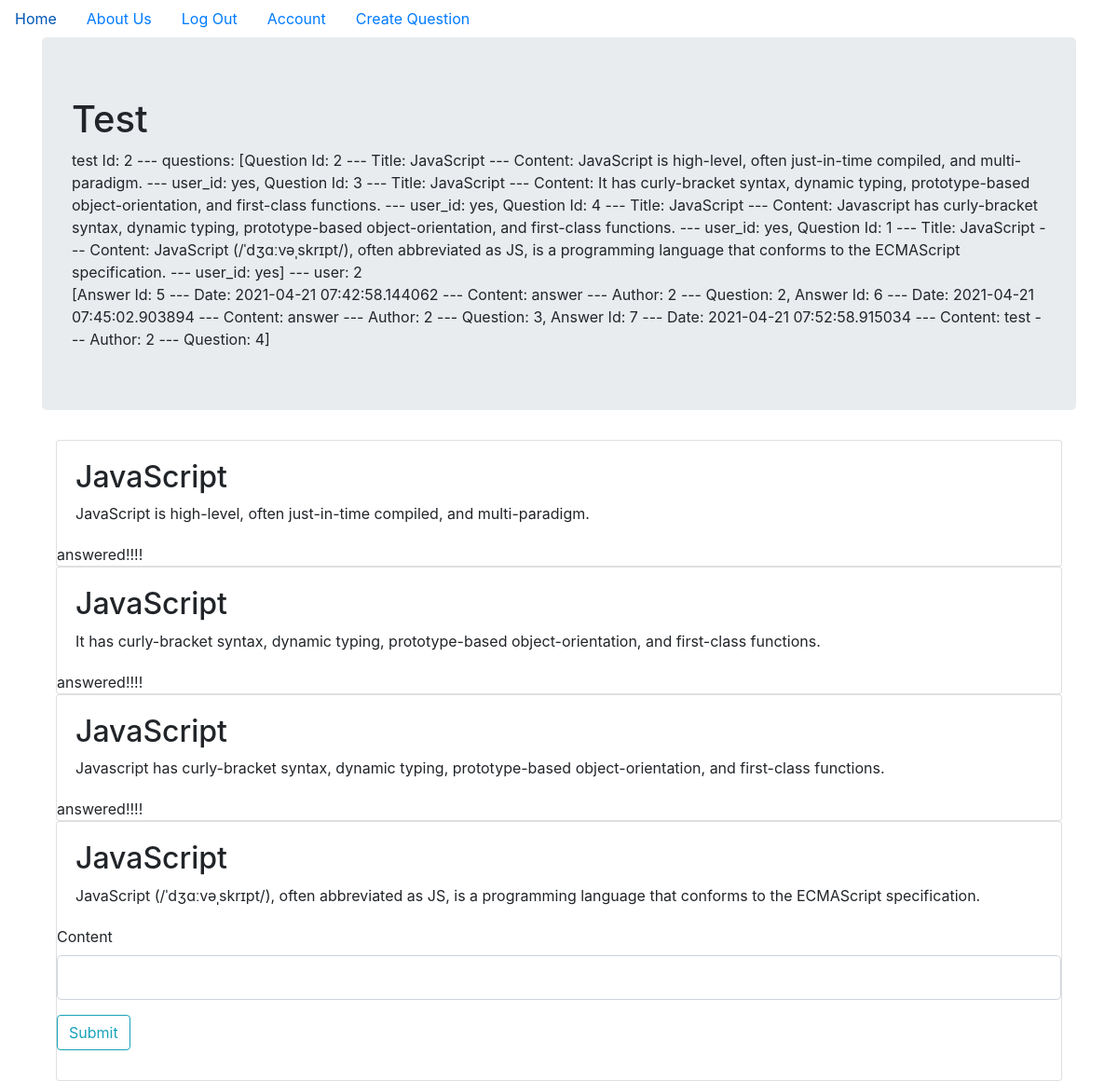
The app's page /test/2 (signed in) with its own data.
### OnlineAssessment/models.py (models this page shows, shortened)
class Test(db.Model):
    __tablename__ = 'tests'
    id = db.Column(db.Integer, primary_key=True)
    user_id = db.Column(db.Integer, db.ForeignKey('users.id'), nullable=False)
    date = db.Column(db.DateTime, nullable=False, default=datetime.utcnow)
    questions = db.relationship('Question', secondary=test_question_relation, backref=db.backref(
        'questions_tests', lazy='dynamic'))
    answers = db.relationship('Answer', backref='test_answers', lazy=True)
    finish = db.Column(db.Boolean, default=False, nullable=False)
    def __repr__(self):
        return f"test Id: {self.id} --- questions: {self.questions} --- user: {self.user_id} "

class Question(db.Model):
    __tablename__ = 'questions'
    id = db.Column(db.Integer, primary_key=True)
    title = db.Column(db.String(140), nullable=False)
    content = db.Column(db.String(140), nullable=False)
    answers = db.relationship('Answer', backref='question', lazy=True)
    correct_answer = db.Column(db.String(140), nullable=False)
    def __repr__(self):
        return f"Question Id: {self.id} --- Title: {self.title} --- Content: {self.content} --- user_id: {self.correct_answer}"

class Answer(db.Model):
    __tablename__ = 'answers'
    id = db.Column(db.Integer, primary_key=True)
    user_id = db.Column(db.Integer, db.ForeignKey('users.id'), nullable=False)
    question_id = db.Column(db.Integer, db.ForeignKey(
        'questions.id'), nullable=False)
    date = db.Column(db.DateTime, nullable=False, default=datetime.utcnow)
    content = db.Column(db.String(140), nullable=False)
    finish = db.Column(db.Boolean, default=False, nullable=False)
    test_id = db.Column(db.Integer, db.ForeignKey('tests.id'), nullable=False)
    def __repr__(self):
        return f"Answer Id: {self.id} --- Date: {self.date} --- Content: {self.content} --- Author: {self.user_id} --- Question: {self.question_id}"

### OnlineAssessment/tests/views.py (the view, shortened to what this page needs)
@tests.route('/test/<int:test_id>', methods=['GET', 'POST'])
@login_required
def test(test_id):
    test = Test.query.get_or_404(test_id)
    answers = Answer.query.filter_by(test_id=test_id).all()
    form = AnswerForm()
    return render_template('test.html', test=test, form=form, answers=answers)

### OnlineAssessment/tests/forms.py
class AnswerForm(FlaskForm):
    question = IntegerField('Question', validators=[DataRequired()])
    content = StringField(
        'Content', validators=[DataRequired()])
    submit = SubmitField('Submit')

### OnlineAssessment/__init__.py (called while the page is built)
def checkAnswer(answers, question):
    flag = False
    if len(answers) > 0:
        for answer in answers:
            if answer.question_id == question.id:
                flag = True
    return flag

### OnlineAssessment/models.py (called while the page is built)
@login_manager.user_loader
def load_user(user_id):
    return User.query.get(user_id)

### OnlineAssessment/templates/test.html (shortened to what this page needs)
{% extends "base.html" %}
{% block content %}
<div class="jumbotron">
	<h1>Test</h1>
	<div>{{test}}</div>
	<div>{{answers}}</div>
</div>
<div class="container">
	{% for question in test.questions %}
	<div class="card">
		<div class="card-body">
			<h2>{{ question.title }}
			</h2>
			<p class="card-text">{{ question.content }}</p>
		</div>
		{% if checkAnswer(answers, question)%}
		<span>answered!!!!</span>
		{% else %}
		<form class="form-group" method="POST">
			<div class="form-group">
				{{ form.content.label(class="form-control-label") }}
				{{ form.content(class="form-control form-control-lg ") }}
			</div>
			<div class="form-group">
				{{ form.submit(class="btn btn-outline-info") }}
			</div>
		</form>
		{% endif %}
	</div>
	{% endfor %}
</div>
{% endblock %}

### OnlineAssessment/templates/base.html (shortened to what this page needs)
<!DOCTYPE html>
<html>
<head>
	<link rel="stylesheet" href="https://maxcdn.bootstrapcdn.com/bootstrap/4.0.0/css/bootstrap.min.css"
>
</head>
<body>
	<ul class="nav">
		<li class="nav-item">
			<a class="nav-link" href="{{ url_for('core.index') }}">Home</a>
		</li>
		<li class="nav-item">
			<a class="nav-link" href="{{ url_for('core.info') }}">About Us</a>
		</li>
		{% if current_user.is_authenticated %}
		<li class="nav-link"><a href="{{ url_for('users.logout') }}">Log Out</a></li>
		<li class="nav-link"><a href="{{ url_for('users.account') }}">Account</a></li>
		{% if current_user.role == 'ADMIN' %}
		<li class="nav-link"><a href="{{ url_for('questions.create_question') }}">Create Question</a></li>
		{% endif %}
		{% else %}
		<li class="nav-link"><a href="{{ url_for('users.login') }}">Log In</a></li>
		<li class="nav-link"><a href="{{ url_for('users.register') }}">Register</a></li>
		{% endif %}
	</ul>
	<div class="container">
		{% block content %}
		{% endblock %}
	</div>
</body>
</html>

### records on screen
Test: id+user "test Id: 2 --- questions: [Question Id: 2 --- Title: JavaScript --- Content: JavaScript is high-level, often just-in-time compiled, and multi-paradigm. --- user_id: yes, Question Id: 3 --- Title: JavaScript --- Content: It has curly-bracket syntax, dynamic typing, prototype-based object-orientation, and first-class functions. --- user_id: yes, Question Id: 4 --- Title: JavaScript --- Content: Javascript has curly-bracket syntax, dynamic typing, prototype-based object-orientation, and first-class functions. --- user_id: yes, Question Id: 1 --- Title: JavaScript --- Content: JavaScript (/ˈdʒɑːvəˌskrɪpt/), often abbreviated as JS, is a programming language that conforms to the ECMAScript…"
Answer: id+date+content "[Answer Id: 5 --- Date: 2021-04-21 07:42:58.144062 --- Content: answer --- Author: 2 --- Question: 2, Answer Id: 6 --- Date: 2021-04-21 07:45:02.903894 --- Content: answer --- Author: 2 --- Question: 3, Answer Id: 7 --- Date: 2021-04-21 07:52:58.915034 --- Content: test --- Author: 2 --- Question: 4]"
Question: title "JavaScript", content "JavaScript is high-level, often just-in-time compiled, and multi-paradigm.", shows "answered!!!!"
Question: title "JavaScript", content "It has curly-bracket syntax, dynamic typing, prototype-based object-orientation, and first-class functions.", shows "answered!!!!"
Question: title "JavaScript", content "Javascript has curly-bracket syntax, dynamic typing, prototype-based object-orientation, and first-class functions.", shows "answered!!!!"
Question: title "JavaScript", content "JavaScript (/ˈdʒɑːvəˌskrɪpt/), often abbreviated as JS, is a programming language that conforms to the ECMAScript specification.", content.label "Content"
